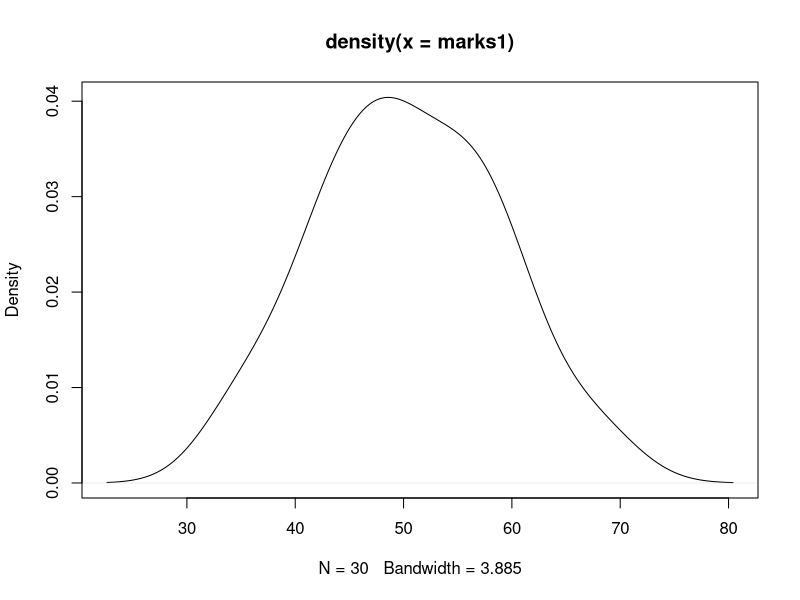
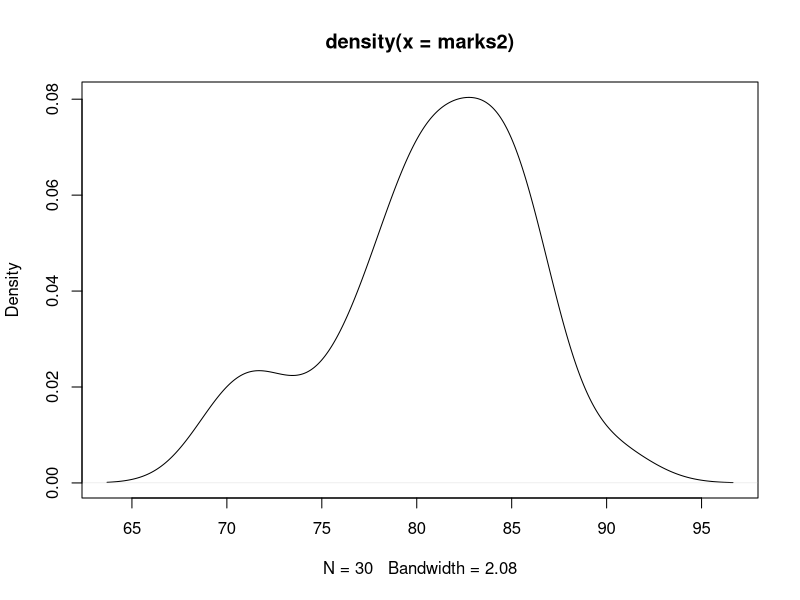

These charts were generated, in order, by the following R code:
#day 2 begins
rollno=1:30
name=paste('student',1:30,sep = ':')
age=round(runif(30,18,25),0)
gender=sample(x=c('M','F'),size = 30,replace = T,prob = c(.6,.4))
marks1=rnorm(30,mean=50,sd=10)
marks2=rnorm(30,mean=80,sd=5)
df=data.frame(rollno,name,age,gender,marks1,marks2)
df
plot(density(marks1))
plot(density(marks2))
print(summary(df))
aggregate(cbind(marks1,marks2)~gender,data=df,FUN = mean)
